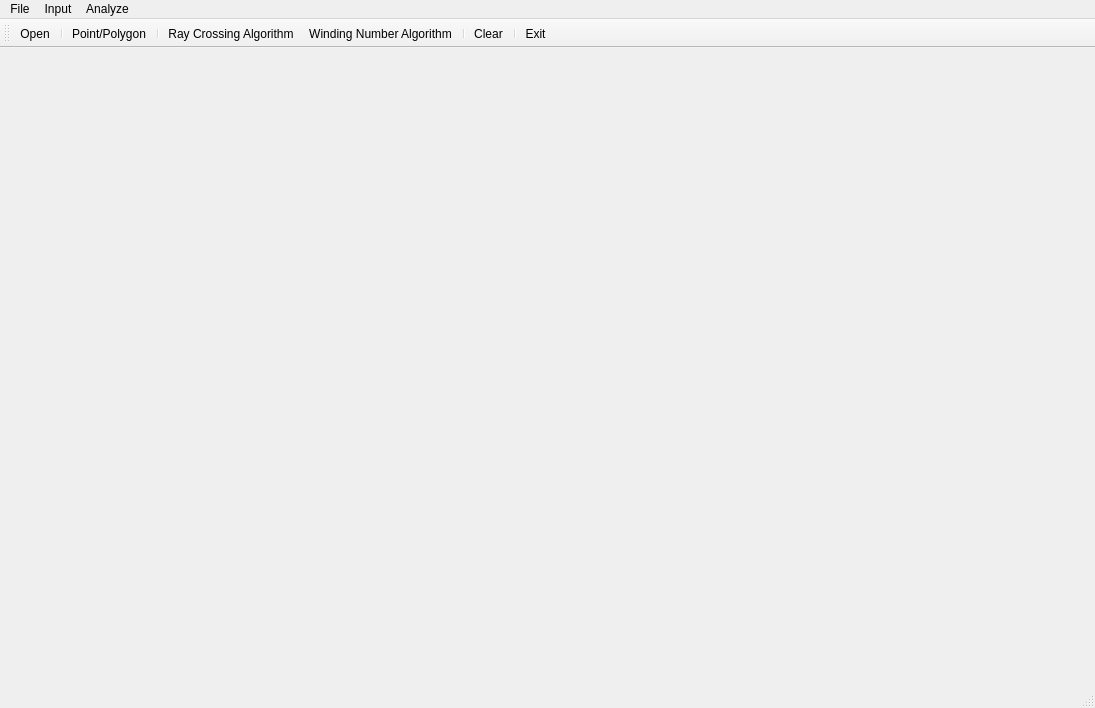
<?xml version="1.0" encoding="UTF-8"?>
<ui version="4.0">
 <class>MainWindow</class>
 <widget class="QMainWindow" name="MainWindow">
  <property name="geometry">
   <rect>
    <x>0</x>
    <y>0</y>
    <width>1095</width>
    <height>708</height>
   </rect>
  </property>
  <property name="windowTitle">
   <string>Point and polygon position</string>
  </property>
  <widget class="QWidget" name="centralwidget">
   <layout class="QHBoxLayout" name="horizontalLayout">
    <item>
     <widget class="Draw" name="Canvas" native="true"/>
    </item>
   </layout>
  </widget>
  <widget class="QMenuBar" name="menubar">
   <property name="geometry">
    <rect>
     <x>0</x>
     <y>0</y>
     <width>1095</width>
     <height>21</height>
    </rect>
   </property>
   <widget class="QMenu" name="menuFile">
    <property name="title">
     <string>File</string>
    </property>
    <addaction name="actionOpen"/>
    <addaction name="separator"/>
    <addaction name="actionExit"/>
   </widget>
   <widget class="QMenu" name="menuInput">
    <property name="title">
     <string>Input</string>
    </property>
    <addaction name="actionPoint_Polygon"/>
    <addaction name="separator"/>
    <addaction name="actionClear"/>
   </widget>
   <widget class="QMenu" name="menuAnalyze">
    <property name="title">
     <string>Analyze</string>
    </property>
    <addaction name="actionRay_Crossing_Algorithm"/>
    <addaction name="actionWinding_Number_Algorithm"/>
   </widget>
   <addaction name="menuFile"/>
   <addaction name="menuInput"/>
   <addaction name="menuAnalyze"/>
  </widget>
  <widget class="QStatusBar" name="statusbar"/>
  <widget class="QToolBar" name="toolBar">
   <property name="windowTitle">
    <string>toolBar</string>
   </property>
   <attribute name="toolBarArea">
    <enum>TopToolBarArea</enum>
   </attribute>
   <attribute name="toolBarBreak">
    <bool>false</bool>
   </attribute>
   <addaction name="actionOpen"/>
   <addaction name="separator"/>
   <addaction name="actionPoint_Polygon"/>
   <addaction name="separator"/>
   <addaction name="actionRay_Crossing_Algorithm"/>
   <addaction name="actionWinding_Number_Algorithm"/>
   <addaction name="separator"/>
   <addaction name="actionClear"/>
   <addaction name="separator"/>
   <addaction name="actionExit"/>
  </widget>
  <action name="actionOpen">
   <property name="icon">
    <iconset resource="images.qrc">
     <normaloff>:/images/icons/open_file.png</normaloff>:/images/icons/open_file.png</iconset>
   </property>
   <property name="text">
    <string>Open</string>
   </property>
   <property name="toolTip">
    <string>Open file</string>
   </property>
  </action>
  <action name="actionExit">
   <property name="icon">
    <iconset resource="images.qrc">
     <normaloff>:/images/icons/exit.png</normaloff>:/images/icons/exit.png</iconset>
   </property>
   <property name="text">
    <string>Exit</string>
   </property>
   <property name="toolTip">
    <string>Close application</string>
   </property>
  </action>
  <action name="actionPoint_Polygon">
   <property name="checkable">
    <bool>true</bool>
   </property>
   <property name="icon">
    <iconset resource="images.qrc">
     <normaloff>:/images/icons/pointpol.png</normaloff>:/images/icons/pointpol.png</iconset>
   </property>
   <property name="text">
    <string>Point/Polygon</string>
   </property>
   <property name="toolTip">
    <string>Input point/polygon vertex</string>
   </property>
  </action>
  <action name="actionClear">
   <property name="icon">
    <iconset resource="images.qrc">
     <normaloff>:/images/icons/clear_all.png</normaloff>:/images/icons/clear_all.png</iconset>
   </property>
   <property name="text">
    <string>Clear</string>
   </property>
   <property name="toolTip">
    <string>Clear data</string>
   </property>
  </action>
  <action name="actionRay_Crossing_Algorithm">
   <property name="icon">
    <iconset resource="images.qrc">
     <normaloff>:/images/icons/ray.png</normaloff>:/images/icons/ray.png</iconset>
   </property>
   <property name="text">
    <string>Ray Crossing Algorithm</string>
   </property>
  </action>
  <action name="actionWinding_Number_Algorithm">
   <property name="icon">
    <iconset resource="images.qrc">
     <normaloff>:/images/icons/winding.png</normaloff>:/images/icons/winding.png</iconset>
   </property>
   <property name="text">
    <string>Winding Number Algorithm</string>
   </property>
  </action>
 </widget>
 <customwidgets>
  <customwidget>
   <class>Draw</class>
   <extends>QWidget</extends>
   <header>draw.h</header>
   <container>1</container>
  </customwidget>
 </customwidgets>
 <resources>
  <include location="images.qrc"/>
 </resources>
 <connections>
  <connection>
   <sender>actionOpen</sender>
   <signal>triggered()</signal>
   <receiver>MainWindow</receiver>
   <slot>close()</slot>
   <hints>
    <hint type="sourcelabel">
     <x>-1</x>
     <y>-1</y>
    </hint>
    <hint type="destinationlabel">
     <x>547</x>
     <y>353</y>
    </hint>
   </hints>
  </connection>
  <connection>
   <sender>actionClear</sender>
   <signal>triggered()</signal>
   <receiver>MainWindow</receiver>
   <slot>close()</slot>
   <hints>
    <hint type="sourcelabel">
     <x>-1</x>
     <y>-1</y>
    </hint>
    <hint type="destinationlabel">
     <x>547</x>
     <y>353</y>
    </hint>
   </hints>
  </connection>
  <connection>
   <sender>actionWinding_Number_Algorithm</sender>
   <signal>triggered()</signal>
   <receiver>MainWindow</receiver>
   <slot>close()</slot>
   <hints>
    <hint type="sourcelabel">
     <x>-1</x>
     <y>-1</y>
    </hint>
    <hint type="destinationlabel">
     <x>547</x>
     <y>353</y>
    </hint>
   </hints>
  </connection>
  <connection>
   <sender>actionRay_Crossing_Algorithm</sender>
   <signal>triggered()</signal>
   <receiver>MainWindow</receiver>
   <slot>close()</slot>
   <hints>
    <hint type="sourcelabel">
     <x>-1</x>
     <y>-1</y>
    </hint>
    <hint type="destinationlabel">
     <x>547</x>
     <y>353</y>
    </hint>
   </hints>
  </connection>
  <connection>
   <sender>actionExit</sender>
   <signal>triggered()</signal>
   <receiver>MainWindow</receiver>
   <slot>close()</slot>
   <hints>
    <hint type="sourcelabel">
     <x>-1</x>
     <y>-1</y>
    </hint>
    <hint type="destinationlabel">
     <x>547</x>
     <y>353</y>
    </hint>
   </hints>
  </connection>
  <connection>
   <sender>actionPoint_Polygon</sender>
   <signal>triggered()</signal>
   <receiver>MainWindow</receiver>
   <slot>close()</slot>
   <hints>
    <hint type="sourcelabel">
     <x>-1</x>
     <y>-1</y>
    </hint>
    <hint type="destinationlabel">
     <x>547</x>
     <y>353</y>
    </hint>
   </hints>
  </connection>
 </connections>
</ui>
